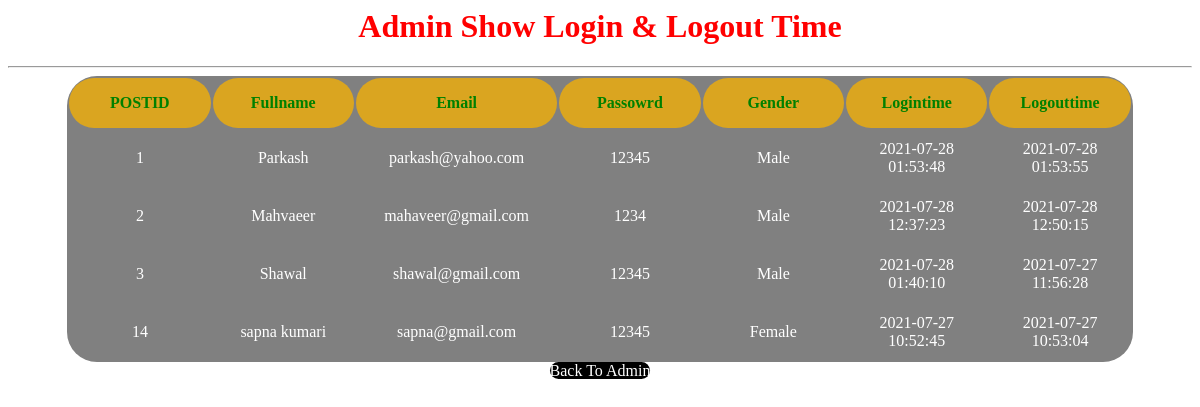
/Admin/show.php, run on the app's committed database.
### tables this page shows
CREATE TABLE `users` (
  `user_id` int(11) NOT NULL,
  `fullname` varchar(20) NOT NULL,
  `email` varchar(20) NOT NULL,
  `user_password` varchar(20) NOT NULL,
  `gender` enum('Male','Female') NOT NULL,
  `login_time` datetime DEFAULT NULL,
  `logout_time` datetime DEFAULT NULL
);

### Admin/show.php (the view, shortened to what this page needs)
<h1 align="center" style="color: red">Admin Show Login & Logout Time</h1>
<hr>
<?php
require_once("../include/connection.php");
$query="SELECT * FROM users";
$result=mysqli_query($connect,$query);
?>
   <center>
	<table   style="width: 90%;color: white" class="center" cellpadding="10px" >
	  <tr>
			<th >POSTID</th>
			<th>Fullname</th>
			<th>Email</th>
			<th>Passowrd</th>
			<th>Gender</th>
			<th>Logintime</th>
			<th>Logouttime</th>
		</tr>
<?php
if($result->num_rows >0){
	while ($row=mysqli_fetch_assoc($result)) {
	?>
    	<tr>
		<td style="width: 10%" ><?php echo $row['user_id'];?></td>
		<td style="width: 10%"><?php echo $row['fullname'];?></td>
		<td style="width: 10%"><?php echo $row['email'];?></td>
		<td style="width: 10%"><?php echo $row['user_password'];?></td>
		<td style="width: 10%"><?php echo $row['gender'];?></td>
		<td style="width: 10%"><?php echo $row['login_time'];?></td>
		<td style="width: 10%" ><?php echo $row['logout_time'];?></td>
	</tr>
	<?php
	}
	}
	?>
    </table>
    <a href="index.php">Back To Admin</a>
    </center>

### Admin/show.php (style rules this page uses)
.center { background: gray; border-radius: 30px; }
table tr th { background: goldenrod; color: green; font-weight: bold; height: 50px; border-radius: 30px; }
table tr td { text-align: center; }
a { background: black; color: white; border-radius: 20px; text-decoration: none; }

### data on the page
users: user_id "1", fullname "Parkash", email "parkash@yahoo.com", user_password "12345", gender "Male", login_time "2021-07-28 01:53:48", logout_time "2021-07-28 01:53:55"
users: user_id "2", fullname "Mahvaeer", email "mahaveer@gmail.com", user_password "1234", gender "Male", login_time "2021-07-28 12:37:23", logout_time "2021-07-28 12:50:15"
users: user_id "3", fullname "Shawal", email "shawal@gmail.com", user_password "12345", gender "Male", login_time "2021-07-28 01:40:10", logout_time "2021-07-27 11:56:28"
users: user_id "14", fullname "sapna kumari", email "sapna@gmail.com", user_password "12345", gender "Female", login_time "2021-07-27 10:52:45", logout_time "2021-07-27 10:53:04"
